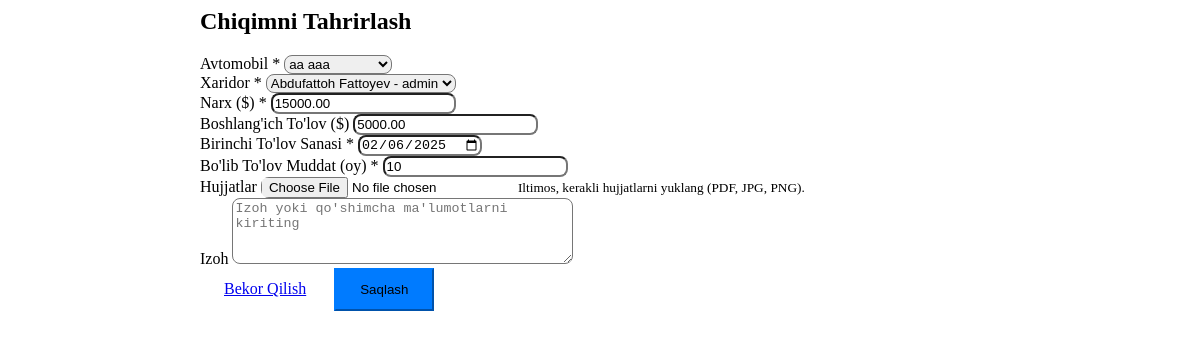
Screenshot of /chiqim/edit/8/ (signed in) with the database file from the repository.
### chiqim/models.py (models this page shows, shortened)
class Chiqim(models.Model):
    truck = models.ForeignKey(
        Truck,
        on_delete=models.CASCADE,
        related_name='chiqim',
        verbose_name="Mashina"
    )
    xaridor = models.ForeignKey(
        'xaridorlar.Xaridor',
        on_delete=models.CASCADE,
        related_name='chiqim',
        verbose_name="Xaridor"
    )
    narx = models.DecimalField(
        max_digits=15,
        decimal_places=2,
        verbose_name="Umumiy narx"
    )
    boshlangich_summa = models.DecimalField(
        max_digits=15,
        decimal_places=2,
        default=0,
        verbose_name="Boshlang'ich to'lov (rejalashtirilgan)"
    )
    qoldiq_summa = models.DecimalField(
        max_digits=15,
        decimal_places=2,
        default=0,
        verbose_name="Qoldiq summa"
    )
    hujjatlar = models.FileField(
        upload_to=generate_unique_chiqim_filename,
        blank=True,
        null=True,
        verbose_name="Hujjatlar"
    )
    bo_lib_tolov_muddat = models.PositiveIntegerField(
        default=0,
        verbose_name="Bo'lib to'lash muddati (oy)"
    )
    oyiga_tolov = models.DecimalField(
        max_digits=15,
        decimal_places=2,
        blank=True,
        null=True,
        verbose_name="Oyiga to'lov"
    )
    tolov_sana = models.DateField(verbose_name="Birinchi to'lov sanasi")
    izoh = models.TextField(blank=True, verbose_name="Izoh")
    sana = models.DateField(auto_now_add=True, verbose_name="Sotish sanasi")
    class Meta:
        verbose_name = "Chiqim"
        verbose_name_plural = "Chiqimlar"
        indexes = [models.Index(fields=['sana']), models.Index(fields=['tolov_sana'])]

### chiqim/views.py (the view)
# urls.py: path('edit/<int:id>/', views.chiqim_update, name='chiqim_edit'),
@login_required
def chiqim_update(request, id):
    chiqim = get_object_or_404(Chiqim, id=id)
    if not request.user.is_superuser and (chiqim.truck.user != request.user or chiqim.xaridor.user != request.user):
        return JsonResponse({'success': False, 'error': 'Sizga bu chiqimni tahrirlashga ruxsat yo\'q!'}, status=403)
    if request.method == 'POST':
        form = ChiqimForm(request.POST, request.FILES, instance=chiqim, user=request.user)
        if form.is_valid():
            chiqim = form.save(commit=False)
            chiqim.tolov_sana = chiqim.tolov_sana or timezone.now().date()
            chiqim.save()
            chiqim.bildirishnomalar.all().delete()
            cache.delete(f'notifications_chiqim_{chiqim.id}')
            update_notifications(chiqim)
            return JsonResponse({'success': True, 'message': 'Chiqim muvaffaqiyatli yangilandi!', 'reload': True})
        else:
            errors = {field: [str(error) for error in errors] for field, errors in form.errors.items()}
            logger.warning(f'Form errors: {errors}')
            return JsonResponse({'success': False, 'errors': errors}, status=400)
    else:
        form = ChiqimForm(instance=chiqim, user=request.user)
        context = {
            'form': form,
            'chiqim': chiqim,
            'trucks': Truck.objects.filter(user=request.user, sotilgan=False) if not request.user.is_superuser else Truck.objects.filter(sotilgan=False),
            'xaridorlar': Xaridor.objects.filter(user=request.user) if not request.user.is_superuser else Xaridor.objects.all(),
        }
        return render(request, 'chiqim/chiqim_form.html', context)

### xaridorlar/models.py (called while the page is built)
    def __str__(self):
        return f"{self.ism_familiya} - {self.user.username}"

### templates/chiqim/chiqim_form.html (shortened to what this page needs)
{% load widget_tweaks %}
<div class="container mt-5">
    <div class="card shadow-sm border-0">
        <div class="card-body p-4">
            <h2 class="card-title mb-4 text-center">
                {% if chiqim %}Chiqimni Tahrirlash{% else %}Yangi Chiqim Qo'shish{% endif %}
            </h2>
            <form id="chiqimForm" method="post" enctype="multipart/form-data" class="p-3">
                <div class="row g-4">
                    <div class="col-12 col-md-6">
                        <label for="id_truck" class="form-label fw-bold">Avtomobil <span class="text-danger">*</span></label>
                        {{ form.truck|add_class:"form-select rounded-3"|attr:"required" }}
                    </div>
                    <div class="col-12 col-md-6">
                        <label for="id_xaridor" class="form-label fw-bold">Xaridor <span class="text-danger">*</span></label>
                        {{ form.xaridor|add_class:"form-select rounded-3"|attr:"required" }}
                    </div>
                    <div class="col-12 col-md-6">
                        <label for="id_narx" class="form-label fw-bold">Narx ($) <span class="text-danger">*</span></label>
                        {{ form.narx|add_class:"form-control rounded-3"|attr:"placeholder:Narxni kiriting"|attr:"required" }}
                    </div>
                    <div class="col-12 col-md-6">
                        <label for="id_boshlangich_summa" class="form-label fw-bold">Boshlang'ich To'lov ($)</label>
                        {{ form.boshlangich_summa|add_class:"form-control rounded-3"|attr:"placeholder:Boshlang'ich to'lovni kiriting" }}
                    </div>
                    <div class="col-12 col-md-6">
                        <label for="id_tolov_sana" class="form-label fw-bold">Birinchi To'lov Sanasi <span class="text-danger">*</span></label>
                        {{ form.tolov_sana|add_class:"form-control rounded-3"|attr:"required" }}
                    </div>
                    <div class="col-12 col-md-6">
                        <label for="id_bo_lib_tolov_muddat" class="form-label fw-bold">Bo'lib To'lov Muddat (oy) <span class="text-danger">*</span></label>
                        {{ form.bo_lib_tolov_muddat|add_class:"form-control rounded-3"|attr:"placeholder:Oy sonini kiriting"|attr:"required" }}
                    </div>
                    <div class="col-12">
                        <label for="id_hujjatlar" class="form-label fw-bold">Hujjatlar</label>
                        {{ form.hujjatlar|add_class:"form-control rounded-3" }}
                        <small class="form-text text-muted">Iltimos, kerakli hujjatlarni yuklang (PDF, JPG, PNG).</small>
                    </div>
                    <div class="col-12">
                        <label for="id_izoh" class="form-label fw-bold">Izoh</label>
                        {{ form.izoh|add_class:"form-control rounded-3"|attr:"rows:4"|attr:"placeholder:Izoh yoki qo'shimcha ma'lumotlarni kiriting" }}
                    </div>
                </div>
                <div class="mt-4 d-flex justify-content-between">
                    <a href="{% url 'chiqim_list' %}" class="btn btn-secondary">Bekor Qilish</a>
                    <button type="submit" class="btn btn-primary">Saqlash</button>
                </div>
            </form>
        </div>
    </div>
</div>

### templates/chiqim/chiqim_form.html (style rules this page uses)
.card { max-width: 800px; margin: 0 auto; }
.form-control, .form-select { border-radius: 0.5rem; transition: border-color 0.3s ease; }
.btn-primary { background-color: #007bff; border-color: #007bff; padding: 0.75rem 1.5rem; font-weight: 500; }
.btn-secondary { padding: 0.75rem 1.5rem; }

### rows the page displays
Chiqim: truck "aa aaa", xaridor "Abdufattoh Fattoyev - admin", narx "15000.00", boshlangich_summa "5000.00", tolov_sana "02/06/2025", bo_lib_tolov_muddat "10"
